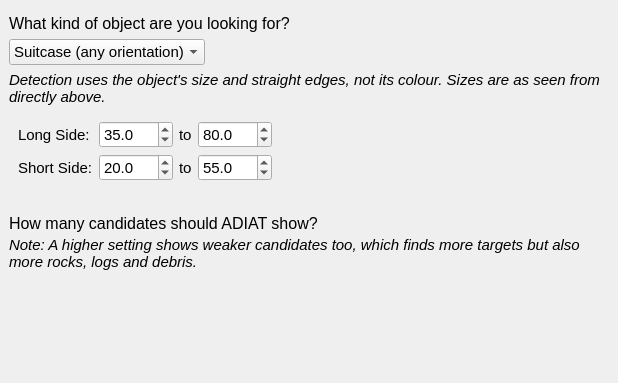
<?xml version="1.0" encoding="UTF-8"?>
<ui version="4.0">
 <class>RectilinearShapeWizard</class>
 <widget class="QWidget" name="RectilinearShapeWizard">
  <layout class="QVBoxLayout" name="verticalLayout_root">
   <property name="leftMargin">
    <number>0</number>
   </property>
   <property name="topMargin">
    <number>5</number>
   </property>
   <property name="rightMargin">
    <number>0</number>
   </property>
   <property name="bottomMargin">
    <number>0</number>
   </property>
   <item>
    <widget class="QWidget" name="widgetTarget" native="true">
     <layout class="QVBoxLayout" name="verticalLayout_target">
      <item>
       <widget class="QLabel" name="labelTarget">
        <property name="font">
         <font>
          <pointsize>12</pointsize>
         </font>
        </property>
        <property name="text">
         <string>What kind of object are you looking for?</string>
        </property>
        <property name="wordWrap">
         <bool>true</bool>
        </property>
       </widget>
      </item>
      <item>
       <layout class="QHBoxLayout" name="horizontalLayout_preset">
        <item>
         <widget class="QComboBox" name="presetComboBox">
          <property name="font">
           <font>
            <pointsize>11</pointsize>
           </font>
          </property>
          <property name="toolTip">
           <string>The kind of object to search for. Each preset sets the expected top-down size range;
choose Custom size to enter your own. Detection is driven by size and straight edges,
not colour, so it works for black, grey or earth-toned targets.</string>
          </property>
          <item>
           <property name="text">
            <string>Suitcase (any orientation)</string>
           </property>
          </item>
          <item>
           <property name="text">
            <string>Suitcase (lying flat)</string>
           </property>
          </item>
          <item>
           <property name="text">
            <string>Cooler or box</string>
           </property>
          </item>
          <item>
           <property name="text">
            <string>Small tent</string>
           </property>
          </item>
          <item>
           <property name="text">
            <string>Custom size</string>
           </property>
          </item>
         </widget>
        </item>
        <item>
         <spacer name="horizontalSpacer_preset">
          <property name="orientation">
           <enum>Qt::Horizontal</enum>
          </property>
          <property name="sizeHint" stdset="0">
           <size>
            <width>20</width>
            <height>20</height>
           </size>
          </property>
         </spacer>
        </item>
       </layout>
      </item>
      <item>
       <widget class="QLabel" name="labelPresetNote">
        <property name="font">
         <font>
          <pointsize>11</pointsize>
          <italic>true</italic>
         </font>
        </property>
        <property name="text">
         <string>Detection uses the object's size and straight edges, not its colour. Sizes are as seen from directly above.</string>
        </property>
        <property name="wordWrap">
         <bool>true</bool>
        </property>
       </widget>
      </item>
      <item>
       <widget class="QWidget" name="customSizeWidget" native="true">
        <layout class="QGridLayout" name="customSizeGridLayout">
         <item row="0" column="0">
          <widget class="QLabel" name="longSideLabel">
           <property name="font">
            <font>
             <pointsize>11</pointsize>
            </font>
           </property>
           <property name="toolTip">
            <string>Expected length of the longer side of the target, seen from directly above.</string>
           </property>
           <property name="text">
            <string>Long Side:</string>
           </property>
          </widget>
         </item>
         <item row="0" column="1">
          <widget class="QDoubleSpinBox" name="longMinSpinBox">
           <property name="font">
            <font>
             <pointsize>11</pointsize>
            </font>
           </property>
           <property name="toolTip">
            <string>Shortest expected long side.</string>
           </property>
           <property name="decimals">
            <number>1</number>
           </property>
           <property name="minimum">
            <double>1.0</double>
           </property>
           <property name="maximum">
            <double>2000.0</double>
           </property>
           <property name="singleStep">
            <double>1.0</double>
           </property>
           <property name="value">
            <double>35.0</double>
           </property>
          </widget>
         </item>
         <item row="0" column="2">
          <widget class="QLabel" name="longToLabel">
           <property name="font">
            <font>
             <pointsize>11</pointsize>
            </font>
           </property>
           <property name="text">
            <string>to</string>
           </property>
          </widget>
         </item>
         <item row="0" column="3">
          <widget class="QDoubleSpinBox" name="longMaxSpinBox">
           <property name="font">
            <font>
             <pointsize>11</pointsize>
            </font>
           </property>
           <property name="toolTip">
            <string>Longest expected long side.</string>
           </property>
           <property name="decimals">
            <number>1</number>
           </property>
           <property name="minimum">
            <double>1.0</double>
           </property>
           <property name="maximum">
            <double>2000.0</double>
           </property>
           <property name="singleStep">
            <double>1.0</double>
           </property>
           <property name="value">
            <double>80.0</double>
           </property>
          </widget>
         </item>
         <item row="1" column="0">
          <widget class="QLabel" name="shortSideLabel">
           <property name="font">
            <font>
             <pointsize>11</pointsize>
            </font>
           </property>
           <property name="toolTip">
            <string>Expected length of the shorter side of the target, seen from directly above.</string>
           </property>
           <property name="text">
            <string>Short Side:</string>
           </property>
          </widget>
         </item>
         <item row="1" column="1">
          <widget class="QDoubleSpinBox" name="shortMinSpinBox">
           <property name="font">
            <font>
             <pointsize>11</pointsize>
            </font>
           </property>
           <property name="toolTip">
            <string>Shortest expected short side.</string>
           </property>
           <property name="decimals">
            <number>1</number>
           </property>
           <property name="minimum">
            <double>1.0</double>
           </property>
           <property name="maximum">
            <double>2000.0</double>
           </property>
           <property name="singleStep">
            <double>1.0</double>
           </property>
           <property name="value">
            <double>20.0</double>
           </property>
          </widget>
         </item>
         <item row="1" column="2">
          <widget class="QLabel" name="shortToLabel">
           <property name="font">
            <font>
             <pointsize>11</pointsize>
            </font>
           </property>
           <property name="text">
            <string>to</string>
           </property>
          </widget>
         </item>
         <item row="1" column="3">
          <widget class="QDoubleSpinBox" name="shortMaxSpinBox">
           <property name="font">
            <font>
             <pointsize>11</pointsize>
            </font>
           </property>
           <property name="toolTip">
            <string>Longest expected short side.</string>
           </property>
           <property name="decimals">
            <number>1</number>
           </property>
           <property name="minimum">
            <double>1.0</double>
           </property>
           <property name="maximum">
            <double>2000.0</double>
           </property>
           <property name="singleStep">
            <double>1.0</double>
           </property>
           <property name="value">
            <double>55.0</double>
           </property>
          </widget>
         </item>
         <item row="0" column="4">
          <spacer name="customSizeSpacer">
           <property name="orientation">
            <enum>Qt::Horizontal</enum>
           </property>
           <property name="sizeHint" stdset="0">
            <size>
             <width>20</width>
             <height>20</height>
            </size>
           </property>
          </spacer>
         </item>
        </layout>
       </widget>
      </item>
     </layout>
    </widget>
   </item>
   <item>
    <widget class="QWidget" name="widgetSensitivity" native="true">
     <layout class="QVBoxLayout" name="verticalLayout_sensitivity">
      <property name="spacing">
       <number>3</number>
      </property>
      <item>
       <widget class="QLabel" name="labelSensitivity">
        <property name="font">
         <font>
          <pointsize>12</pointsize>
         </font>
        </property>
        <property name="text">
         <string>How many candidates should ADIAT show?</string>
        </property>
       </widget>
      </item>
      <item>
       <widget class="QLabel" name="labelSensitivityNote">
        <property name="font">
         <font>
          <pointsize>11</pointsize>
          <italic>true</italic>
         </font>
        </property>
        <property name="text">
         <string>Note: A higher setting shows weaker candidates too, which finds more targets but also more rocks, logs and debris.</string>
        </property>
        <property name="wordWrap">
         <bool>true</bool>
        </property>
       </widget>
      </item>
      <item>
       <widget class="QWidget" name="sensitivitySliderPlaceholder" native="true">
        <property name="minimumSize">
         <size>
          <width>600</width>
          <height>60</height>
         </size>
        </property>
       </widget>
      </item>
     </layout>
    </widget>
   </item>
   <item>
    <spacer name="verticalSpacer_bottom">
     <property name="orientation">
      <enum>Qt::Vertical</enum>
     </property>
     <property name="sizeType">
      <enum>QSizePolicy::Expanding</enum>
     </property>
     <property name="sizeHint" stdset="0">
      <size>
       <width>20</width>
       <height>40</height>
      </size>
     </property>
    </spacer>
   </item>
  </layout>
 </widget>
 <resources/>
 <connections/>
</ui>
